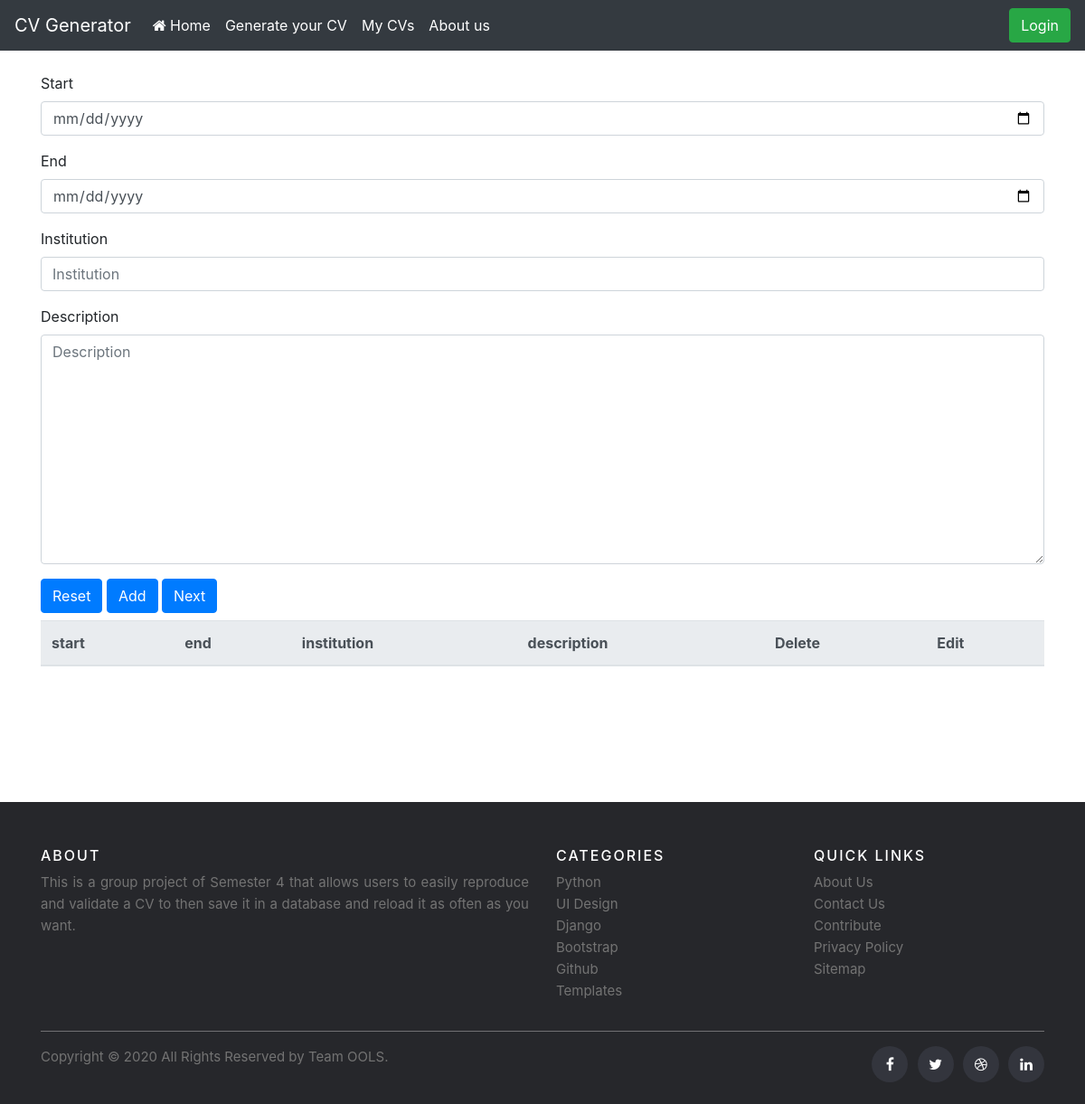
The page /experience_view/2/ on the database as committed earlier.
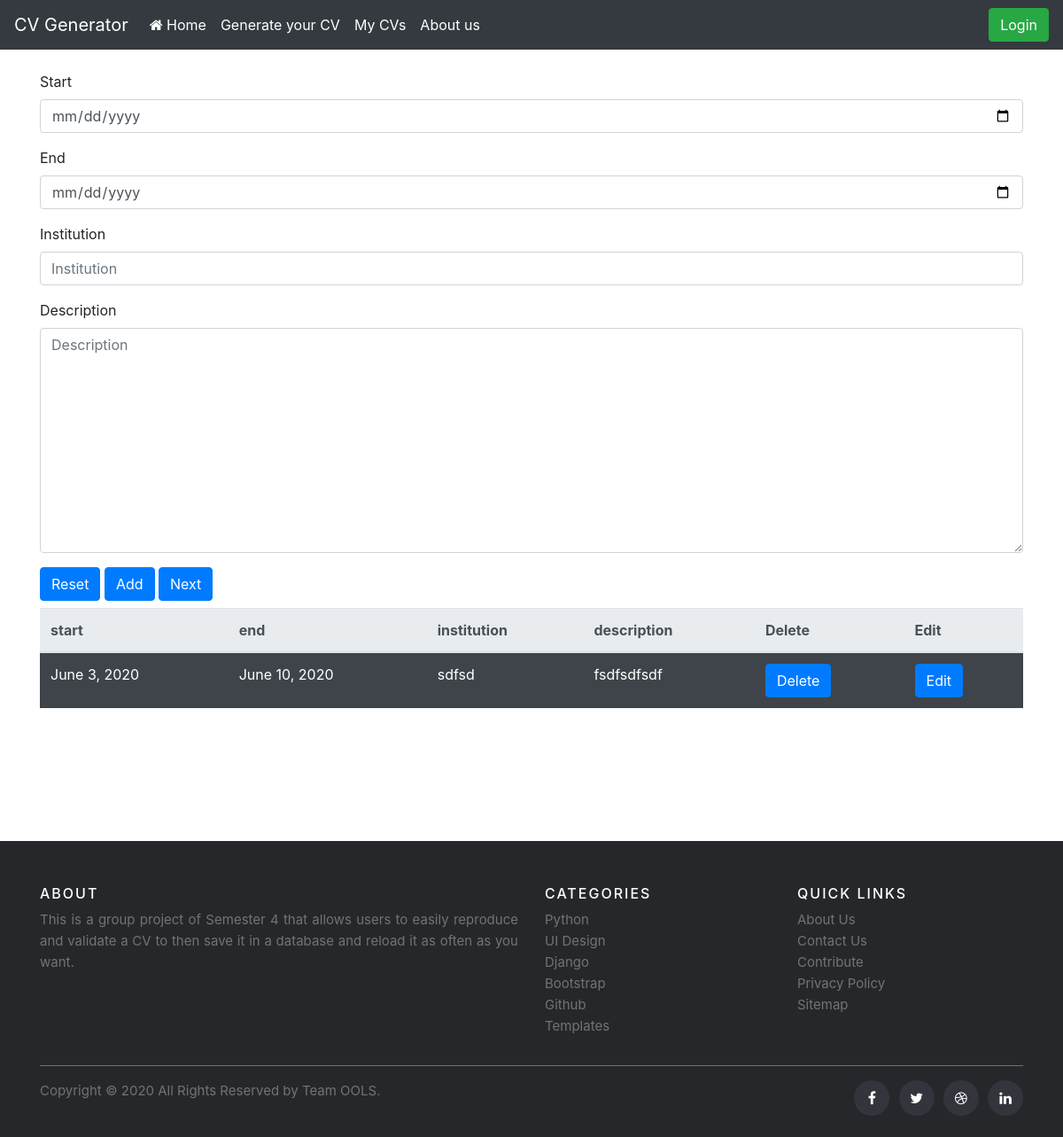
The same page on the database as committed later.
### cvsite/models.py (models this page shows)
class Experience(models.Model):
    start = models.DateField()
    end = models.DateField()
    institution = models.CharField(max_length=100)
    description = models.TextField(blank=True)
    data = models.ForeignKey(Data, on_delete=models.CASCADE)

### cvsite/views.py (the view, shortened to what this page needs)
# urls.py: path('experience_view/<data>/', experience_view, name='experience'),
def experience_view(request, data=None):
    myexperience = Experience.objects.all().filter(data=data)
    if 'next' in request.POST:
        return redirect('education', data=data)
    else:
        form = ExperienceForm()
    return render(request, 'form_experience.html', {'form': form, 'myexp': myexperience, })

### cvsite/forms.py
class ExperienceForm(forms.ModelForm):
    class Meta:
        model = Experience
        fields = '__all__'
        widgets = {'start': DateInput(), 'end': DateInput()}
        exclude = ['data']

### templates/form_experience.html (shortened to what this page needs)
{% extends 'base.html' %}
{% load bootstrap4 %}
{% block content %}
    <form action="" method="post">
        {% bootstrap_form form %}
        <button type="reset" class="btn btn-primary mb-2">Reset</button>
        <button type="submit" class="btn btn-primary mb-2" name="add">Add</button>
        <a href="{% url 'next_exp' %}" class="btn btn-primary mb-2">Next</a>
    </form>
    <table class="table table-striped table-dark">
        <thead class="thead-light">
        <tr>
            <th>start</th>
            <th>end</th>
            <th>institution</th>
            <th>description</th>
            <th>Delete</th>
            <th>Edit</th>
        </tr>
        </thead>{% for element in myexp %}
        <tr>
            <td>{{ element.start }}</td>
            <td>{{ element.end }}</td>
            <td>{{ element.institution }}</td>
            <td>{{ element.description }}</td>
            <td><a name="css" href="{% url 'experience_del' data=element.data_id pk=element.id %}"
                   class="btn btn-primary btn-xs">Delete</a></td>
            <td><a name="css" href="{% url 'experience_edit' data=element.data_id pk=element.id %}"
                   class="btn btn-primary btn-xs">Edit</a></td>
        </tr>
    {% endfor %}
    </table>
{% endblock %}

Rows that differ between the two databases and show on the page:
added Experience: start "June 3, 2020", end "June 10, 2020", institution "sdfsd", description "fsdfsdfsdf"
